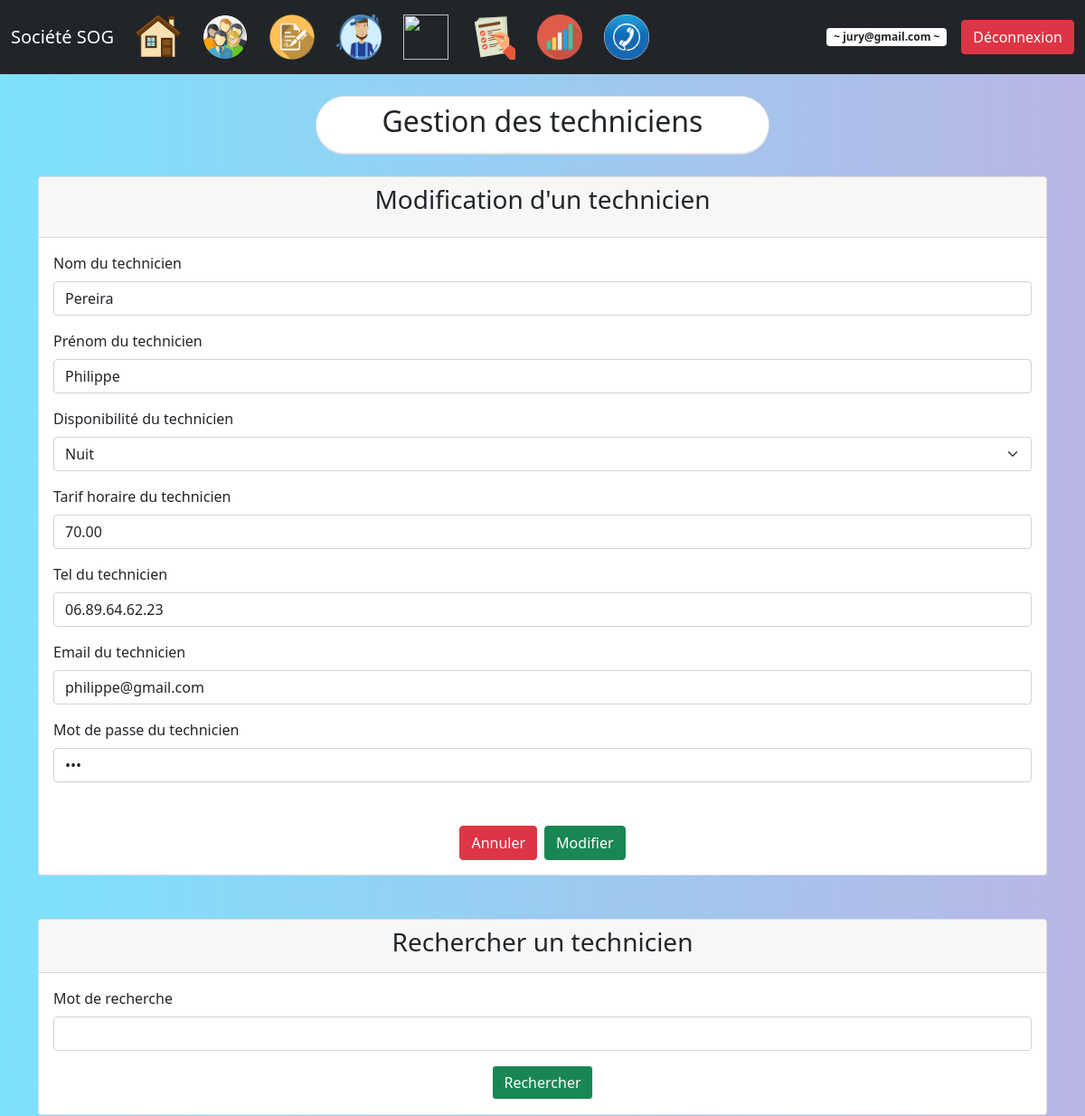
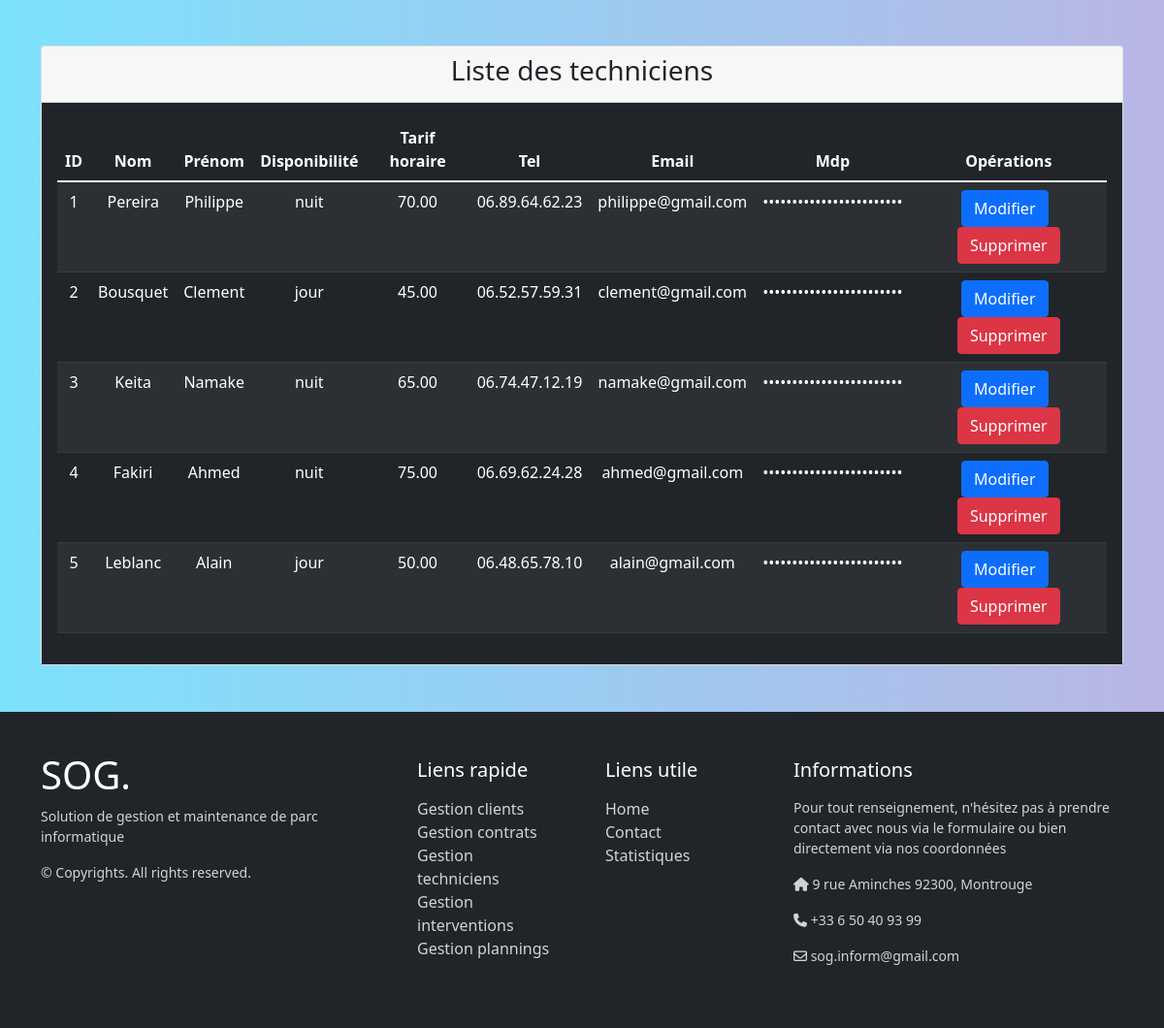
Page /index.php?page=3&action=edit&idtechnicien=1 (signed in) on the committed database (2 pictures, top to bottom).
### tables this page shows
Create table technicien
(
    idtechnicien int(3) auto_increment,
    nom varchar(20) NOT NULL,
    prenom varchar(20) NOT NULL,
    disponibilite enum('jour','nuit') NOT NULL,
    tarif_horaire decimal(13,2) NOT NULL,
    tel varchar(20) default NULL,
    email varchar(100) NOT NULL unique,
    role enum('usert', 'admin') default 'usert',
    mdp varchar(255) NOT NULL,
    PRIMARY KEY (idtechnicien)
);

### controleur/config_bdd.php (called while the page is built)
<?php
$serveur = "localhost";
$bdd = "bdd_ppe";
$user = "root";
$mdp = "";
?>

### controleur/controleur.class.php (called while the page is built, shortened)
<?php
require_once("modele/modele.class.php");
class Controleur {
	private $unModele;
	public function __construct($serveur, $bdd, $user, $mdp) {
		$this->unModele = new Modele($serveur, $bdd, $user, $mdp);
	}
	public function setTable($uneTable) {
		$this->unModele->setTable($uneTable);
	}
	public function selectAll() {
		return $this->unModele->selectAll();
	}
	public function selectWhere($where) {
		return $this->unModele->selectWhere($where);
	}
}
?>

### modele/modele.class.php (called while the page is built, shortened)
<?php
class Modele {
	private $unPdo, $uneTable;
	public function __construct($serveur, $bdd, $user, $mdp)
	{
		$this->unPdo = null;
		try
		{
			$this->unPdo = new PDO("mysql:host=".$serveur.";dbname=".$bdd.";charset=utf8", $user, $mdp);
		}
		catch (PDOException $exp)
		{
			die("Erreur de connexion à la base de données : " . $exp->getMessage());
		}
	}
	public function setTable($uneTable)
	{
		$this->uneTable = $uneTable;
	}
	public function selectAll()
	{
		$requete = "SELECT * FROM ".$this->uneTable;
		$select = $this->unPdo->prepare($requete);
		$select->execute();
		return $select->fetchAll();
	}
	public function selectWhere($where)
	{
		$donnees = array();
		$champs = array();
		foreach ($where as $key => $value)
		{
			$champs[] = $key." = :".$key;
			$donnees[":".$key] = $value;
		}
		$chaineWhere = implode(" AND ", $champs);
		$requete = "SELECT * FROM ".$this->uneTable." WHERE ".$chaineWhere;
		$select = $this->unPdo->prepare($requete);
		$select->execute($donnees);
		return $select->fetch();
	}
}
?>

### vue/vue_les_techniciens.php (the view)
<?php if (isset($_SESSION['role']) and $_SESSION['role'] == "admin" ) { ?>
<div class="card mb-5">
    <div class="card-header">
        <h3 class="text-center">Rechercher un technicien</h3>
    </div>
    <div class="card-body">
        <form method="post" action="">
            <div class="mb-3">
                <label for="mot" class="form-label">Mot de recherche</label>
                <input type="search" name="mot" id="mot" class="form-control">
            </div>
            <div class="d-flex justify-content-center">
                <button type="submit" name="Rechercher" class="btn btn-light bg-success text-white">
                    Rechercher
                </button>
            </div>
        </form>
    </div>
</div>
<?php } ?>
<div class="card">
    <div class="card-header">
        <h3 class="text-center"><?= ($_SESSION['role'] == "admin" ? "Liste des techniciens" : "Information technicien"); ?></h3>
    </div>
    <div class="card-body bg-dark text-white">
		<table class="table table-dark table-striped text-center">
			<thead>
				<tr>
					<th scope="col">ID</th>
					<th scope="col">Nom</td>
					<th scope="col">Prénom</th>
					<th scope="col">Disponibilité</th>
					<th scope="col">Tarif horaire</th>
					<th scope="col">Tel</th>
					<th scope="col">Email</th>
					<th scope="col">Mdp</th>
					<?php if (isset($_SESSION['email']) and $_SESSION['role'] == "admin") { ?>
					<th scope="col">Opérations</th>
					<?php } ?>
				</tr>
			</thead>
			<tbody>
				<?php foreach ($lesTechniciens as $unTechnicien) { ?>
				<tr>
					<td><?= $unTechnicien['idtechnicien']; ?></td>
					<td><?= $unTechnicien['nom']; ?></td>
					<td><?= $unTechnicien['prenom']; ?></td>
					<td><?= $unTechnicien['disponibilite']; ?></td>
					<td><?= $unTechnicien['tarif_horaire']; ?></td>
					<td><?= $unTechnicien['tel']; ?></td>
					<td><?= $unTechnicien['email']; ?></td>
					<td>••••••••••••••••••••••••</td>
					<td>
						<a href="index.php?page=3&action=edit&idtechnicien=<?= $unTechnicien['idtechnicien']; ?>" class="btn btn-primary me-2">Modifier</a>
					<?php if (isset($_SESSION['email']) and $_SESSION['role'] == "admin") { ?>
						<a href="index.php?page=3&action=sup&idtechnicien=<?= $unTechnicien['idtechnicien']; ?>" class="btn btn-danger">Supprimer</a>
					<?php } ?>
					</td>
				</tr>
				<?php } ?>
			</tbody>
		</table>
	</div>
</div>

### vue/vue_insert_technicien.php (shortened to what this page needs)
<div class="card mb-5">
    <div class="card-header">
        <h3 class="text-center mb-3">
            <?= ($leTechnicien != null ? "Modification" : "Insertion"); ?> d'un technicien
        </h3>
    </div>
    <div class="card-body ">
        <form method="post" action="">
            <div class="mb-3">
                <label for="nom" class="form-label">Nom du technicien</label>
                <input type="text" name="nom" id="nom" class="form-control" value="<?= ($leTechnicien != null ? $leTechnicien['nom'] : null); ?>" >
            </div>
            <div class="mb-3">
                <label for="prenom" class="form-label">Prénom du technicien</label>
                <input type="text" name="prenom" id="prenom" class="form-control" value="<?= ($leTechnicien != null ? $leTechnicien['prenom'] : null); ?>">
            </div>
            <div class="mb-3">
                <label for="disponibilite" class="form-label">Disponibilité du technicien</label>
                <select name="disponibilite" class="form-select">
                    <option value="nuit" <?= $leTechnicien['disponibilite'] == 'nuit' ? 'selected="selected"' : ''?>> Nuit </option>
                </select>
            </div>
            <div class="mb-3">
                <label for="tarif_horaire" class="form-label">Tarif horaire du technicien</label>
                <input type="text" name="tarif_horaire" id="tarif_horaire" class="form-control" value="<?= ($leTechnicien != null ? $leTechnicien['tarif_horaire'] : null); ?>">
            </div>
            <div class="mb-3">
                <label for="tel" class="form-label">Tel du technicien</label>
                <input type="text" name="tel" id="tel" class="form-control" value="<?= ($leTechnicien != null ? $leTechnicien['tel'] : null); ?>">
            </div>
            <div class="mb-3">
                <label for="email" class="form-label">Email du technicien</label>
                <input type="email" name="email" id="email" class="form-control" value="<?= ($leTechnicien != null ? $leTechnicien['email'] : null); ?>">
            </div>
            <div class="mb-5">
                <label for="mdp" class="form-label">Mot de passe du technicien</label>
                <input type="password" name="mdp" id="mdp" class="form-control" value="<?= ($leTechnicien != null ? $leTechnicien['mdp'] : null); ?>">
            </div>
            <div class="d-flex justify-content-center">
                <button type="reset" class="btn btn-danger me-2">Annuler</button>
                <button type="submit" <?= ($leTechnicien != null ? 'name="Modifier"' : 'name="Valider"'); ?> class="btn btn-success">
                    <?= ($leTechnicien != null ? "Modifier" : "Ajouter"); ?>
                </button>
            </div>
        </form>
    </div>
</div>

### index.php (style rules this page uses)
a { color: inherit; text-decoration: none; transition: all 0.3s; }
body { background: #642B73; background: -webkit-linear-gradient(to right, #7DE2FC, #B9B6E5); background: linear-gradient(to right, #7DE2FC , #B9B6E5); }

### rows in the picture
technicien: nom "Pereira", prenom "Philippe", disponibilite "Nuit", tarif_horaire "70.00", tel "06.89.64.62.23", email "philippe@gmail.com", idtechnicien "1", disponibilite "nuit"
technicien: idtechnicien "2", nom "Bousquet", prenom "Clement", disponibilite "jour", tarif_horaire "45.00", tel "06.52.57.59.31", email "clement@gmail.com"
technicien: idtechnicien "3", nom "Keita", prenom "Namake", disponibilite "nuit", tarif_horaire "65.00", tel "06.74.47.12.19", email "namake@gmail.com"
technicien: idtechnicien "4", nom "Fakiri", prenom "Ahmed", disponibilite "nuit", tarif_horaire "75.00", tel "06.69.62.24.28", email "ahmed@gmail.com"
technicien: idtechnicien "5", nom "Leblanc", prenom "Alain", disponibilite "jour", tarif_horaire "50.00", tel "06.48.65.78.10", email "alain@gmail.com"

### other values in the picture
$_SESSION['email'] "jury@gmail.com"
